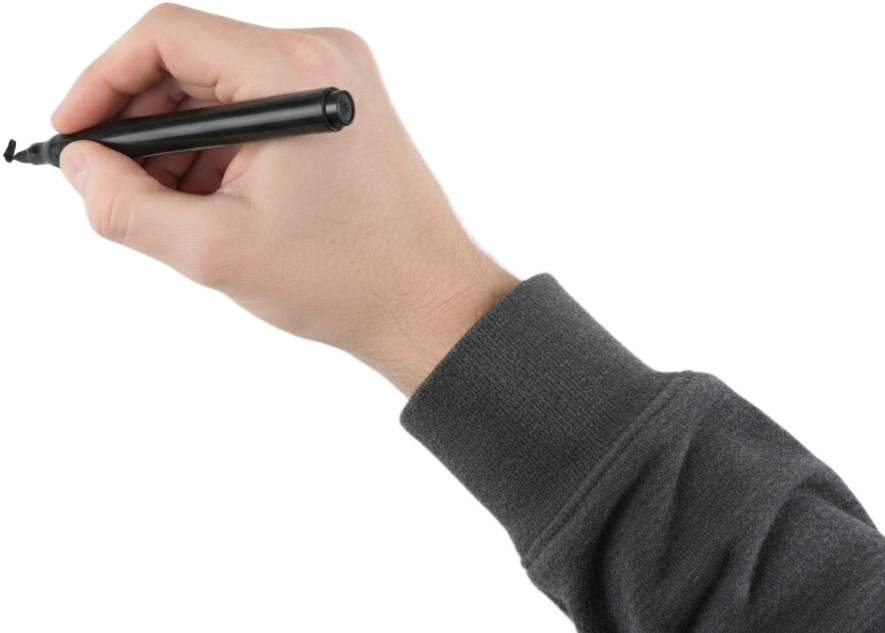
#> input picture local_runtime/drawon_art/hand.png, 885 x 633 px; its folder holds only this picture in this run
$ python -i cr_drawon.py   (imports and definitions only)
#> lines starting #> are read from the running program, lines starting #| are printed output that depends on the picture; after the words box and inside, x2 and y2 are one past the last pixel; in counts of white or black regions, pixels touching at a corner belong together
"""Whiteboard drawing: a drawn style's pictures draw themselves on as a hand with a marker traces the lines, then the
colour comes in (look.reveal = "draw").

Whiteboard channels are watched as live drawing: a hand draws each picture's lines, the marker squeaking, before the
picture settles (Gemini read the references as 76-86% animated). The same drawings held still read as a slideshow.
Each still gets a short clip beside it (images/scene_NN.anim.mp4) that the engine plays as a real shot and holds on
its last frame for the rest of its words:

  lines   the dark strokes appear group by group in reading order, each group traced left to right
  hand    a hand with a marker (drawon_art/hand.png) follows the newest line, its tip on it
  colour  the rest of the picture fades in once the lines are down, while the hand leaves
"""
from __future__ import annotations

import json
import re
import subprocess
import threading
from concurrent.futures import ThreadPoolExecutor
from pathlib import Path

HOME = Path(__file__).resolve().parent
HAND = HOME / "drawon_art" / "hand.png"
HAND_TIP = (3, 155)                 # the marker's tip in hand.png
W, H, FPS = 1920, 1080, 30
INK = 110                           # darker than this is a line
FILL_S, HOLD_S = 0.45, 0.3
WORDS_PER_S = 2.8
HOLD_MAX_S = 8.0
SCRIBBLE_DB = -6.0                  # over the channel's effects level (look.sound.sfx_db, -19 dB unless learned)
SQUEAK_S = 0.8                      # a marker squeak about this often while the lines are drawn, the later ones softer
SLOW_MAX = 1.35                     # the engine plays a clip in a longer slot up to this much slower (YT_SLOW_MAX)


def wanted(look) -> bool:
    return str((look or {}).get("reveal") or "").lower() == "draw"


def _fit(img):
    """The still as the engine frames it: scaled to cover 1920x1080, centred."""
    from PIL import Image
    img = img.convert("RGB")
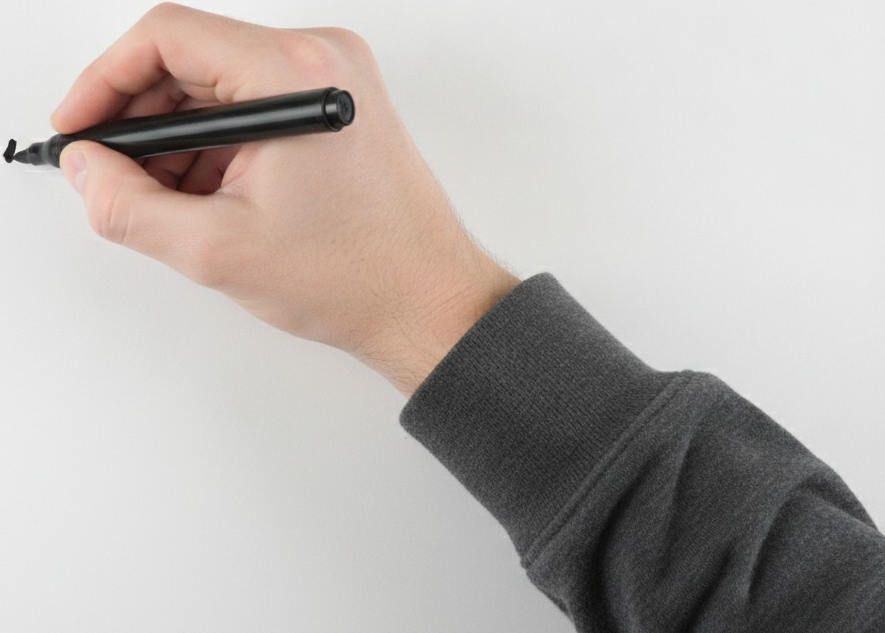
#> img: PIL image 885x633 RGB; mean R, G, B 184.7, 178.3, 174.8
    s = max(W / img.width, H / img.height)
#> s = 2.17
    img = img.resize((max(W, round(img.width * s)), max(H, round(img.height * s))), Image.LANCZOS)
#> img: PIL image 1920x1373 RGB
    left, top = (img.width - W) // 2, (img.height - H) // 2
#> left = 0; top = 146
    return img.crop((left, top, left + W, top + H))
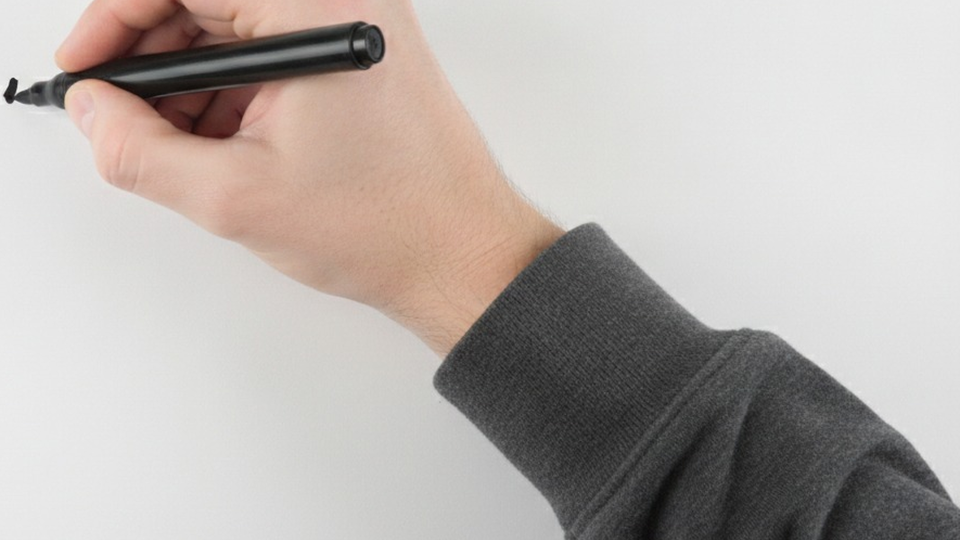
#> returned value: PIL image 1920x1080 RGB (shown at 1/2 size); mean R, G, B 183.5, 176.5, 172.6


def draw_seconds(words: int) -> float:
    """How long the lines take: about a third of the time the picture's words are spoken, 0.8 to 2 s, so the finished
    picture is what stays on screen (a test video drawn over half of each picture's time read as line art)."""
    return round(min(2.0, max(0.8, 0.35 * max(1.5, words / WORDS_PER_S))), 2)


def hold_seconds(words: int) -> float:
    """How long the clip holds the finished picture: past the end of its words, so the engine never has to slow the
    drawing down to fill a longer slot (it plays a short clip up to 1.35x slower)."""
    spoken = max(1.5, words / WORDS_PER_S)
    return round(min(HOLD_MAX_S, max(HOLD_S, spoken - draw_seconds(words) - FILL_S + 1.0)), 2)


def plan(img):
    """(order, paper): the line pixels' flat indices in drawing order, and the paper colour.

    Lines are grouped into strokes (dilated, connected), the groups drawn from left to right, each group's time
    share by its size, and within a group the pixels traced left to right."""
    import cv2
    import numpy as np
    a = np.asarray(img, dtype=np.uint8)
    gray = (a[..., 0] * 0.299 + a[..., 1] * 0.587 + a[..., 2] * 0.114)
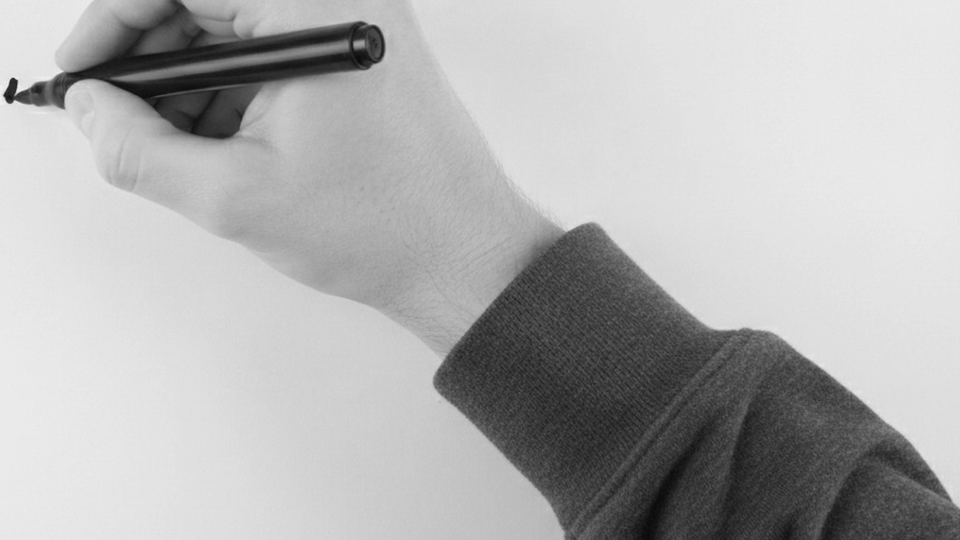
#> gray: shape (1080, 1920) float64 (shown at 1/2 size); min 8, max 247.9, mean 178.2
    ink = gray < INK
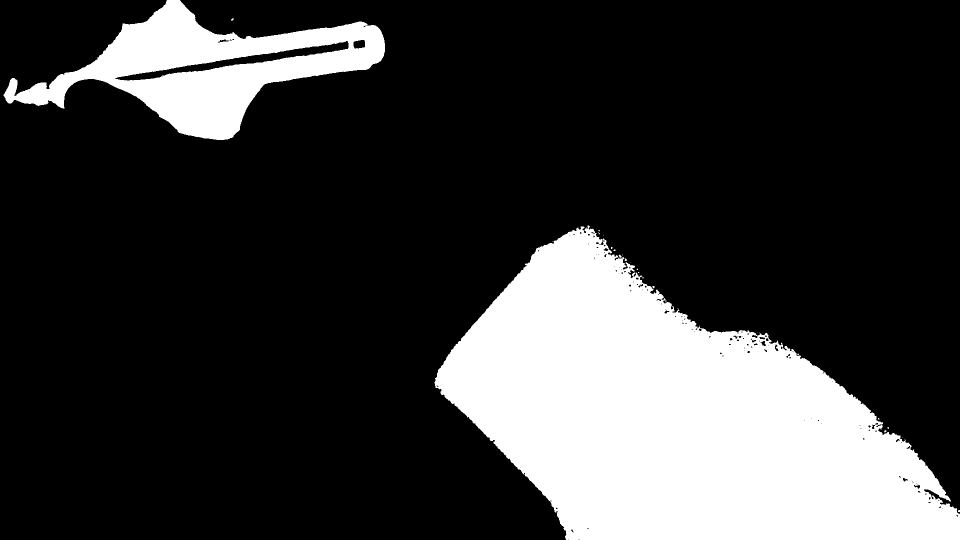
#> ink: shape (1080, 1920) bool (shown at 1/2 size); 22.2% white; 24 white regions (22 under 20 px), largest, box (x1, y1, x2, y2) and area: (869, 451, 1920, 1080) 379342, (7, 0, 770, 280) 80785
    light = a[gray > 200]
    paper = np.median(light, axis=0).astype(np.uint8) if len(light) > 1000 else np.array([250, 250, 250], np.uint8)
#> paper = [225, 224, 223]
    small = cv2.resize(ink.astype(np.uint8), (W // 2, H // 2), interpolation=cv2.INTER_NEAREST)
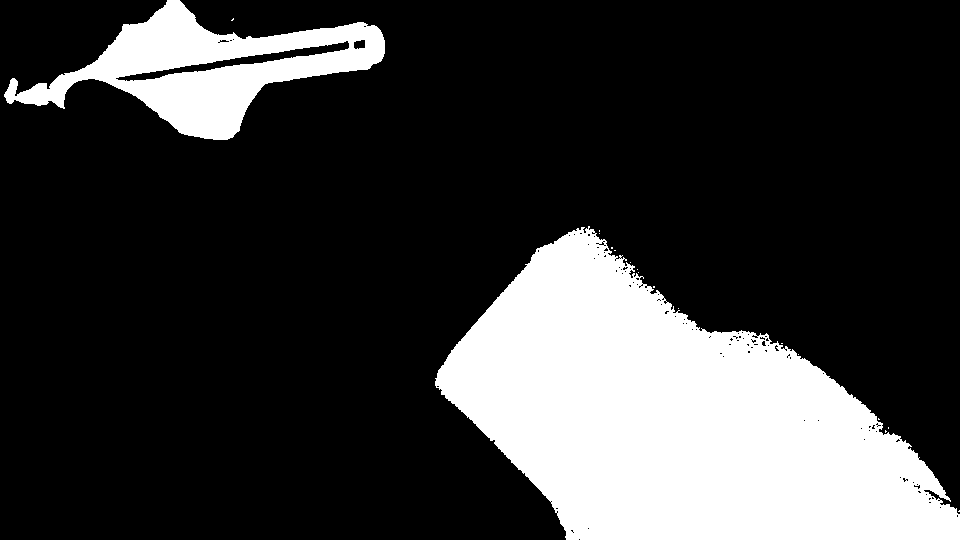
#> small: shape (540, 960); values 0 (black) and 1 (white), 22.2% white; 18 white regions (16 under 20 px), largest, box (x1, y1, x2, y2) and area: (435, 226, 960, 540) 94739, (4, 0, 385, 140) 20200
    groups = cv2.dilate(small, np.ones((13, 13), np.uint8))
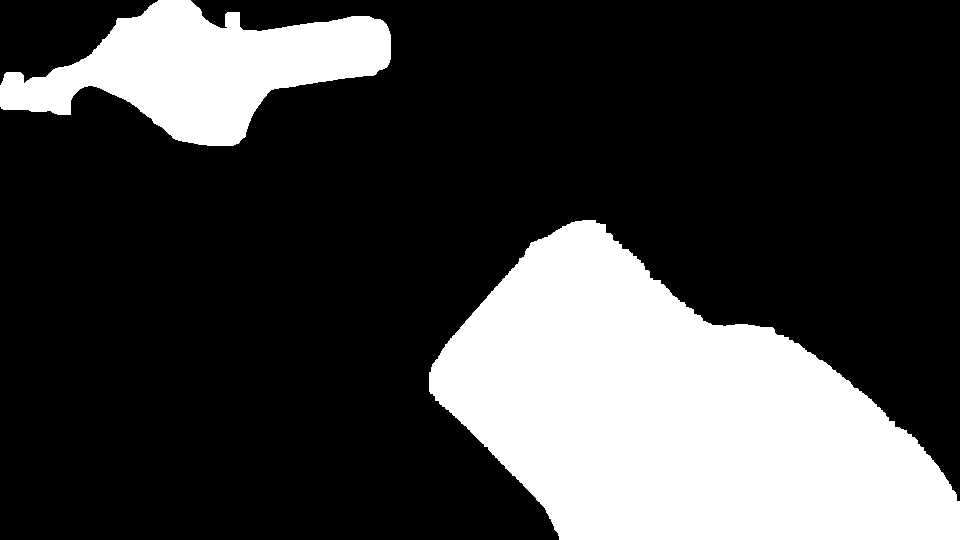
#> groups: shape (540, 960); values 0 (black) and 1 (white), 25.5% white; 2 white regions, box (x1, y1, x2, y2) and area: (429, 220, 960, 540) 103204, (0, 0, 391, 146) 29103
    n, labels, stats, cents = cv2.connectedComponentsWithStats(groups, connectivity=8)
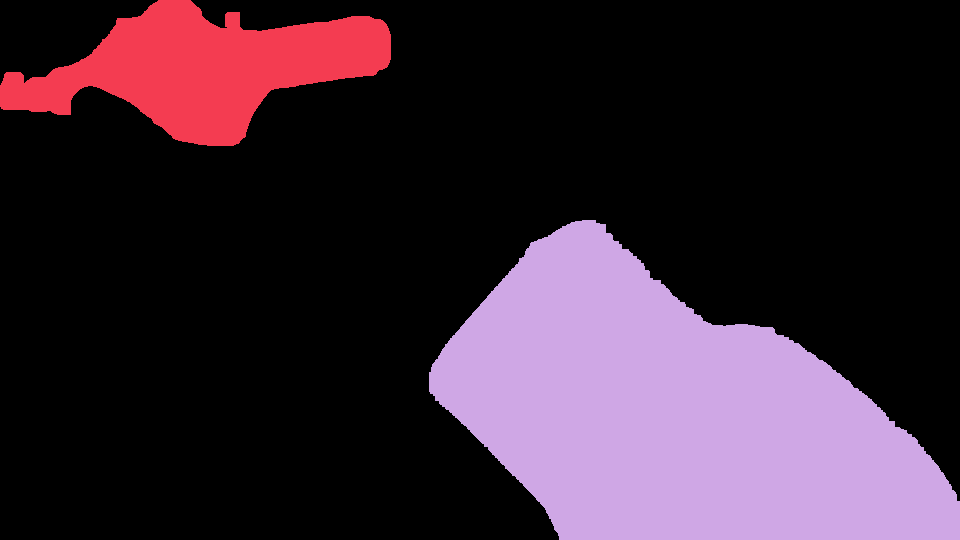
#> labels: shape (540, 960) int32; 3 distinct labels, from 0 to 2; one colour per label, 0 black
#> n = 3; stats = [[0, 0, 960, 540, 386093], [0, 0, 391, 146, 29103], [429, 220, 531, 320, 103204]]; cents = [[448.2, 246.2], [204.7, 68.07], [674, 413.3]]
    labels = cv2.resize(labels.astype(np.int32), (W, H), interpolation=cv2.INTER_NEAREST)
#> labels: shape (1080, 1920) int32; 3 distinct labels, from 0 to 2
    ys, xs = np.nonzero(ink)
    lab = labels[ys, xs]
    keys = sorted(range(1, n), key=lambda k: (cents[k][0], cents[k][1]))       # left to right, as a hand draws
#> keys = [1, 2]
    weight = {k: float(np.sqrt(max(1, stats[k][cv2.CC_STAT_AREA]))) for k in keys}
#> weight = {1: 170.6, 2: 321.3}
    total = sum(weight.values()) or 1.0
#> total = 491.8
    start, at = {}, 0.0
    for k in keys:
        start[k] = at
        at += weight[k] / total
#> this loop made 2 passes
#> at on passes 1 to 2: 0.347, 1
#> after the loop, at = 1; start = {1: 0, 2: 0.347}
    t = np.ones(len(xs), dtype=np.float32)
    for k in keys:
        sel = lab == k
        if not sel.any():
            continue
        x0, y0 = stats[k][cv2.CC_STAT_LEFT] * 2, stats[k][cv2.CC_STAT_TOP] * 2
        w, h = max(2, stats[k][cv2.CC_STAT_WIDTH] * 2), max(2, stats[k][cv2.CC_STAT_HEIGHT] * 2)
        local = 0.8 * (xs[sel] - x0) / w + 0.2 * (ys[sel] - y0) / h
        t[sel] = start[k] + (weight[k] / total) * np.clip(local, 0, 1)
#> this loop made 2 passes
#> (x0, y0, w, h) on passes 1 to 2: (0, 0, 782, 292), (858, 440, 1062, 640)
    order = np.argsort(t, kind="stable")
    return (ys[order] * W + xs[order]).astype(np.int64), paper


def render(still: Path, dest: Path, words: int = 8) -> Path:
    """The still drawing itself on, as dest (an MP4 the engine plays as the picture's shot)."""
    import numpy as np
    from PIL import Image
    img = _fit(Image.open(still))
    orig = np.asarray(img, dtype=np.uint8)
    order, paper = plan(img)
#> paper = [225, 224, 223]
    draw_s = draw_seconds(words)
    n_draw, n_fill, n_hold = int(draw_s * FPS), int(FILL_S * FPS), int(hold_seconds(words) * FPS)
    hand = Image.open(HAND).convert("RGBA") if HAND.is_file() else None
#> hand is the input picture: PIL image 885x633 RGBA; mean R, G, B, A 184.7, 178.3, 174.8, 95.8
    flat_o = orig.reshape(-1, 3)
    canvas = np.empty_like(orig)
    canvas[:] = paper
    flat_c = canvas.reshape(-1, 3)
#> (the run stopped early here; a loop or call above may not have finished)
